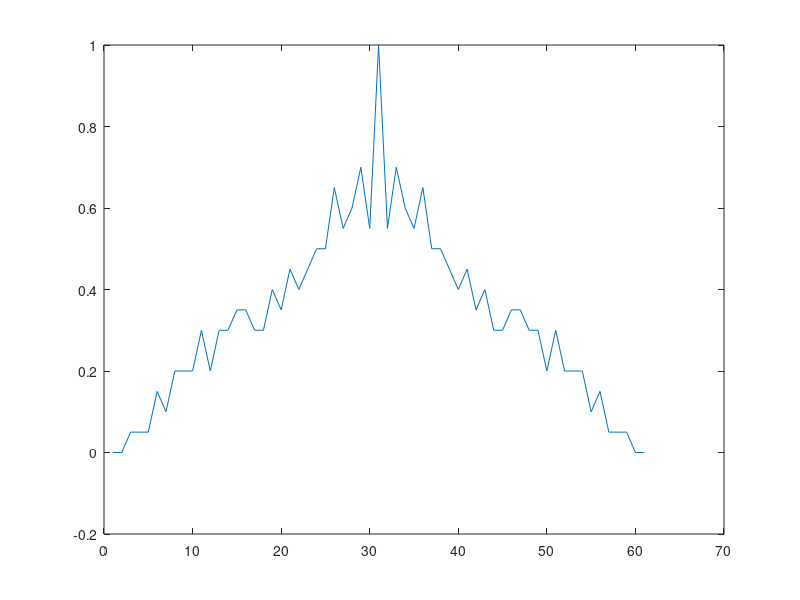

Here is the MATLAB script that generated this plot:
x = [1, 0, 1, 1, 0];
y = [1, 1, 1, 0, 1];

original = zeros(1, 31);
shifted = zeros(1, 31);

for i = 1:31
    original(i) = xor(x(5), y(5));
    shifted(i) = xor(x(5), y(5));

    sumx = xor(x(4), x(5));
    x(2:end) = x(1:end-1);
    x(1) = sumx;

    sumy = xor(y(2), y(5));
    y(2:end) = y(1:end-1);
    y(1) = sumy;
end

fprintf('Shift | Bits | AutoCorr\n');

corr = xcorr(original, 'coeff');

% Инициализация графика
figure;
plot(corr);

% Вывод графика автокорреляции
for shift = 0:30
    fprintf('%5d | ', shift+1);

    for i = 1:31
        fprintf('%d', shifted(i));
    end

    fprintf(' | ');

    autocorr_value = corr(abs(length(original) - shift) + 1);
    fprintf('%+1.3f\n', autocorr_value);

    shifted = [shifted(end), shifted(1:end-1)];
end
